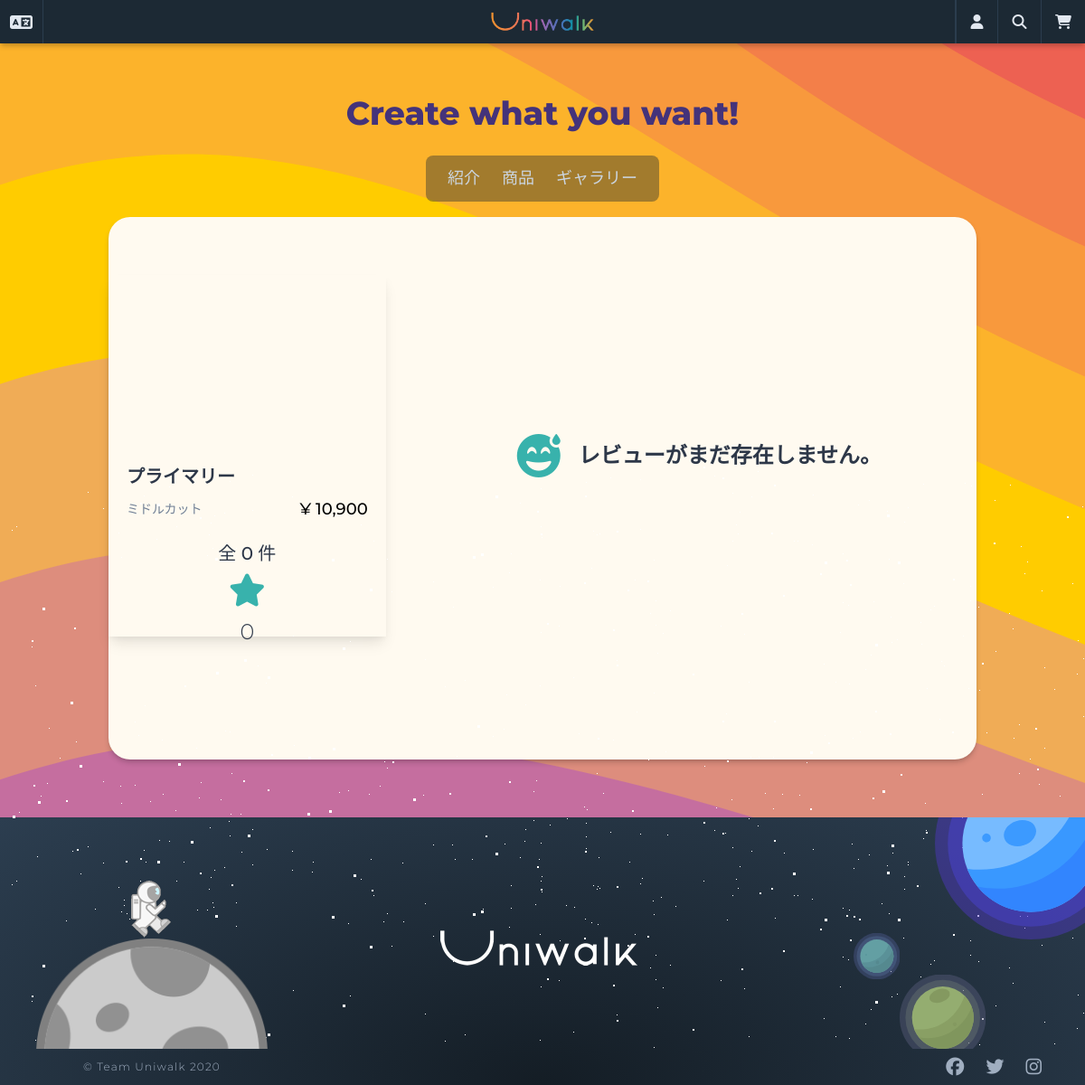
Page /reviews/list/product-7/ on the earlier database version.
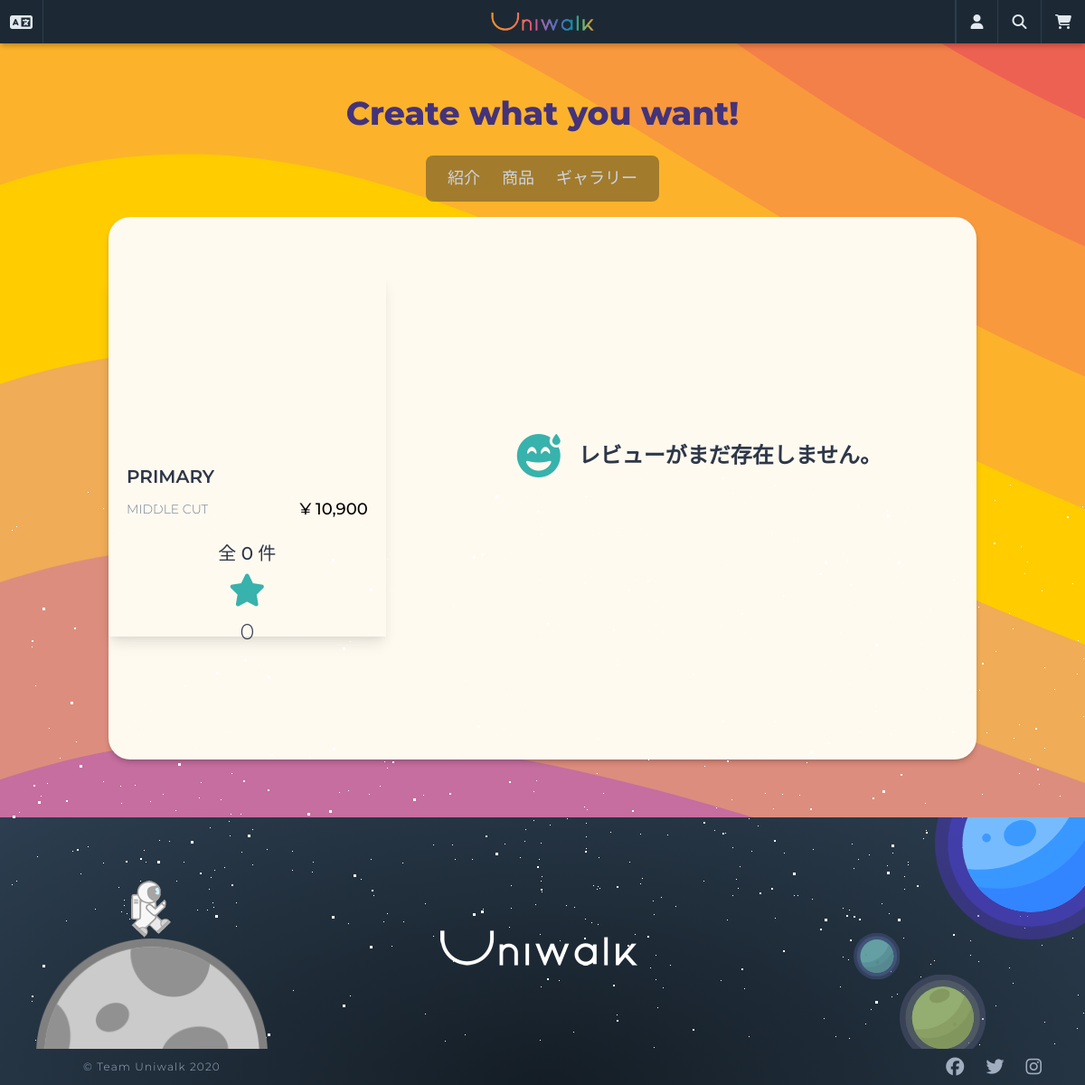
Same page on the later database version.
### products/models.py (models this page shows, shortened)
class Product(core_models.TimeStampedModel):
    name = models.CharField(_("商品名"), max_length=50)
    category = models.ForeignKey(
        "Category",
        verbose_name=_("商品カテゴリー"),
        related_name="product",
        on_delete=models.CASCADE,
    )
    price = models.DecimalField(_("価格"), decimal_places=0, max_digits=6)
    description = models.TextField(_("詳細説明"))
    is_active = models.BooleanField(_("販売中"), null=False, default=True)
    product_number = models.CharField(
        _("番号"), max_length=40, default=create_product_code, blank=True, null=True
    )
    product_code = models.CharField(_("商品番号"), max_length=40, blank=True, null=True)
    def total_rating(self):
        all_reviews = self.reviews.all()
        all_ratings = 0
        if len(all_reviews) > 0:
            for review in all_reviews:
                all_ratings += review.rate
            return round(all_ratings / len(all_reviews), 2)
        return 0
    total_rating.short_description = _("評点")
    @property
    def first_image(self):
        try:
            (image,) = self.images.all()[:1]
            return image.image.url
        except ValueError:
            return None
    class Meta:
        ordering = ("-created",)
        verbose_name = _("商品")
        verbose_name_plural = _("商品")

class Category(core_models.TimeStampedModel):
    product_type = models.CharField(_("商品タイプ名"), max_length=20)
    type_code = models.CharField(_("タイプコード"), max_length=2)
    class Meta:
        verbose_name = _("カテゴリー")
        verbose_name_plural = _("カテゴリー")
    def __str__(self):
        return self.product_type

### reviews/views.py (the view)
# urls.py: path("list/product-<int:pk>/", views.ReviewListView.as_view(), name="list"),
class ReviewListView(ListView):
    model = models.Review
    paginate_by = 5
    context_object_name = "reviews"
    template_name = "reviews/review-list.html"
    def get_queryset(self):
        return models.Review.objects.filter(product_id=self.kwargs.get("pk")).order_by(
            "-created"
        )
    def get_context_data(self, **kwargs):
        pk = self.kwargs.get("pk")
        context = super().get_context_data(**kwargs)
        product = product_models.Product.objects.all().filter(pk=pk)[0]
        context["product"] = product
        return context

### carts/context_processors.py (called while the page is built)
def counter(request):
    item_count = 0
    if "admin" in request.META["PATH_INFO"]:
        return {}
    else:
        try:
            cart = Cart.objects.get(session_key=_session_key(request))
            cart_items = CartItem.objects.all().filter(cart=cart, active=True)
            for cart_item in cart_items:
                item_count += cart_item.quantity
        except Cart.DoesNotExist:
            item_count = 0
    return dict(item_count=item_count)

### carts/views.py (called while the page is built)
def _session_key(request):
    cart = request.session.session_key
    if not cart:
        cart = request.session.create()
    return cart

### templates/reviews/review-list.html (shortened to what this page needs)
{% extends "base.html" %}
{% load i18n static humanize %}
{% block content %}
<div class="mx-auto pt-16 pb-10">
    <div class="container mx-auto flex">
        <div class="w-1/3 mr-10 h-50vh shadow-lg">
            <a href="{% url 'products:detail' product.pk %}">
                <div class="w-full h-1/2 bg-cover bg-center mb-2"
                    style="background-image: url({{ product.first_image }});">
                </div>
            </a>
            <div class="flex justify-between mb-2 px-5 truncate">
                <div class="w-full overflow-hidden">
                    <a href="{% url 'products:detail' product.pk %}" class="text-xl font-semibold">
                        {{ product.name }}
                    </a>
                </div>
            </div>
            <div class="flex justify-between items-center mb-2 px-5 truncate">
                <div class="w-4/5 overflow-hidden flex">
                    <span class="text-sm text-gray-600 block truncate">{{ product.category }}</span>
                </div>
                <span class="text-lg text-black font-medium">
                    &yen; {{ product.price|intcomma }}
                </span>
            </div>
            <div class="font-medium text-center text-xl mt-5">
            </div>
            <div class="text-center m-2">
                <i class="fas fa-star text-4xl text-teal-500"></i>
                <span class="block mt-2 text-2xl">{{ product.total_rating }}</span>
            </div>
        </div>
        <div class="w-2/3 flex flex-wrap mb-10">
            {% if reviews %}
            {% for review in reviews %}
            <div class="w-full">
                <div class="p-5 border-b-2 border-gray-400">
                    <div class="flex flex-col mb-3">
                        <div class="flex justify-between">
                            <span class="font-semibold">{{ review.user.get_email_name }}</span>
                            <span class="ml-1"><i class="fas fa-star text-teal-500"></i> {{ review.rate }}</span>
                        </div>
                        <span class="text-sm text-gray-500">{{ review.created|date:'Y-m-d' }}</span>
                    </div>
                    <p class="block text-justify">{{ review.text }}</p>
                </div>
                <div>
                    {% endfor %}
                    <div class="flex items-center justify-center mx-auto container my-8">
                        {% if page_obj.has_previous %}
                        <a href="?page={{ page_obj.previous_page_number }}" class="text-teal-500">
                            <i class="fas fa-arrow-left fa-lg"></i>
                        </a>
                        {% endif %}
                        <span class="mx-3 font-medium text-lg">
                            {% blocktrans with current_page=page_obj.number total_pages=page_obj.paginator.num_pages %}
                            {{ current_page }} ページ{% endblocktrans %}
                        </span>
                        {% if page_obj.has_next %}
                        <a href="?page={{ page_obj.next_page_number }}" class="text-teal-500">
                            <i class="fas fa-arrow-right fa-lg"></i>
                        </a>
                        {% endif %}
                    </div>
                    {% else %}
                    <p class="flex justify-center items-center font-semibold w-full h-50vh text-center text-2xl">
                        <i class="fas fa-grin-beam-sweat fa-2x text-teal-500"></i> <span
                            class="ml-5">{% trans 'レビューがまだ存在しません。' %}</span>
                    </p>
                    {% endif %}
                </div>
            </div>
        </div>
{% endblock content %}

Differences in the rows shown:
changed Product: name "プライマリー" → "PRIMARY"; category "ミドルカット" → "MIDDLE CUT"
